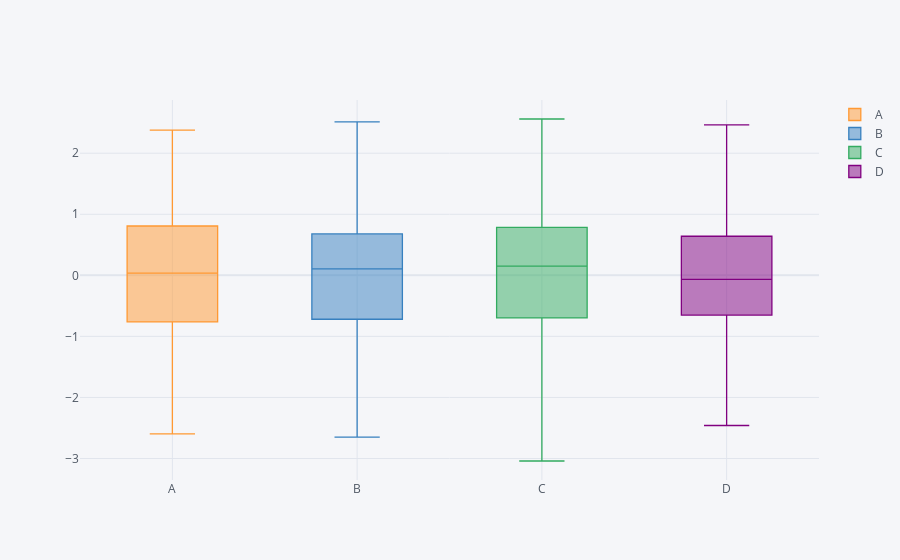

This figure's notebook cell:
### Markdown cell above
`Basta clicar no item da legenda a direita para habilitar ou desabilitar o dado da coluna`

### Code cell
df.iplot(kind='box')
